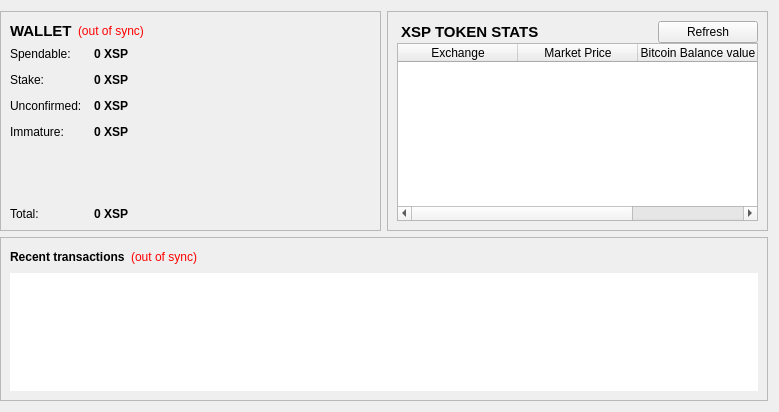
<?xml version="1.0" encoding="UTF-8"?>
<ui version="4.0">
 <class>OverviewPage</class>
 <widget class="QWidget" name="OverviewPage">
  <property name="geometry">
   <rect>
    <x>0</x>
    <y>0</y>
    <width>779</width>
    <height>412</height>
   </rect>
  </property>
  <property name="windowTitle">
   <string>Form</string>
  </property>
  <layout class="QGridLayout" name="gridLayout">
   <property name="leftMargin">
    <number>0</number>
   </property>
   <item row="0" column="0">
    <widget class="QFrame" name="walletContainer">
     <property name="sizePolicy">
      <sizepolicy hsizetype="Preferred" vsizetype="Maximum">
       <horstretch>0</horstretch>
       <verstretch>0</verstretch>
      </sizepolicy>
     </property>
     <property name="maximumSize">
      <size>
       <width>16777215</width>
       <height>220</height>
      </size>
     </property>
     <property name="frameShape">
      <enum>QFrame::StyledPanel</enum>
     </property>
     <property name="frameShadow">
      <enum>QFrame::Raised</enum>
     </property>
     <layout class="QVBoxLayout" name="verticalLayout_4">
      <item>
       <layout class="QHBoxLayout" name="walletHeader">
        <item>
         <widget class="QLabel" name="label_5">
          <property name="font">
           <font>
            <pointsize>11</pointsize>
            <weight>75</weight>
            <bold>true</bold>
           </font>
          </property>
          <property name="styleSheet">
           <string notr="true">background-color: transparent;</string>
          </property>
          <property name="text">
           <string>WALLET</string>
          </property>
         </widget>
        </item>
        <item>
         <widget class="QLabel" name="labelWalletStatus">
          <property name="toolTip">
           <string>The displayed information may be out of date. Your wallet automatically synchronizes with the PoolStamp network after a connection is established, but this process has not completed yet.</string>
          </property>
          <property name="styleSheet">
           <string notr="true">QLabel { color: red;Background-color:transparent }</string>
          </property>
          <property name="text">
           <string notr="true">(out of sync)</string>
          </property>
          <property name="alignment">
           <set>Qt::AlignLeading|Qt::AlignLeft|Qt::AlignVCenter</set>
          </property>
         </widget>
        </item>
        <item>
         <spacer name="horizontalSpacer_2">
          <property name="orientation">
           <enum>Qt::Horizontal</enum>
          </property>
          <property name="sizeHint" stdset="0">
           <size>
            <width>40</width>
            <height>20</height>
           </size>
          </property>
         </spacer>
        </item>
       </layout>
      </item>
      <item>
       <layout class="QFormLayout" name="walletStatus">
        <property name="fieldGrowthPolicy">
         <enum>QFormLayout::AllNonFixedFieldsGrow</enum>
        </property>
        <property name="horizontalSpacing">
         <number>12</number>
        </property>
        <property name="verticalSpacing">
         <number>12</number>
        </property>
        <item row="0" column="0">
         <widget class="QLabel" name="label">
          <property name="styleSheet">
           <string notr="true">background-color: transparent;</string>
          </property>
          <property name="text">
           <string>Spendable:</string>
          </property>
         </widget>
        </item>
        <item row="0" column="1">
         <widget class="QLabel" name="labelBalance">
          <property name="font">
           <font>
            <weight>75</weight>
            <bold>true</bold>
           </font>
          </property>
          <property name="cursor">
           <cursorShape>IBeamCursor</cursorShape>
          </property>
          <property name="toolTip">
           <string>Your current spendable balance</string>
          </property>
          <property name="styleSheet">
           <string notr="true"/>
          </property>
          <property name="text">
           <string notr="true">0 XSP</string>
          </property>
          <property name="textInteractionFlags">
           <set>Qt::LinksAccessibleByMouse|Qt::TextSelectableByKeyboard|Qt::TextSelectableByMouse</set>
          </property>
         </widget>
        </item>
        <item row="1" column="0">
         <widget class="QLabel" name="label_6">
          <property name="styleSheet">
           <string notr="true">background-color: transparent;</string>
          </property>
          <property name="text">
           <string>Stake:</string>
          </property>
         </widget>
        </item>
        <item row="1" column="1">
         <widget class="QLabel" name="labelStake">
          <property name="font">
           <font>
            <weight>75</weight>
            <bold>true</bold>
           </font>
          </property>
          <property name="cursor">
           <cursorShape>IBeamCursor</cursorShape>
          </property>
          <property name="toolTip">
           <string>Total of coins that was staked, and do not yet count toward the current balance</string>
          </property>
          <property name="text">
           <string notr="true">0 XSP</string>
          </property>
          <property name="textInteractionFlags">
           <set>Qt::LinksAccessibleByMouse|Qt::TextSelectableByKeyboard|Qt::TextSelectableByMouse</set>
          </property>
         </widget>
        </item>
        <item row="2" column="0">
         <widget class="QLabel" name="label_3">
          <property name="styleSheet">
           <string notr="true">background-color: transparent;</string>
          </property>
          <property name="text">
           <string>Unconfirmed:</string>
          </property>
         </widget>
        </item>
        <item row="2" column="1">
         <widget class="QLabel" name="labelUnconfirmed">
          <property name="font">
           <font>
            <weight>75</weight>
            <bold>true</bold>
           </font>
          </property>
          <property name="cursor">
           <cursorShape>IBeamCursor</cursorShape>
          </property>
          <property name="toolTip">
           <string>Total of transactions that have yet to be confirmed, and do not yet count toward the current balance</string>
          </property>
          <property name="text">
           <string notr="true">0 XSP</string>
          </property>
          <property name="textInteractionFlags">
           <set>Qt::LinksAccessibleByMouse|Qt::TextSelectableByKeyboard|Qt::TextSelectableByMouse</set>
          </property>
         </widget>
        </item>
        <item row="3" column="0">
         <widget class="QLabel" name="labelImmatureText">
          <property name="styleSheet">
           <string notr="true">background-color: transparent;</string>
          </property>
          <property name="text">
           <string>Immature:</string>
          </property>
         </widget>
        </item>
        <item row="3" column="1">
         <widget class="QLabel" name="labelImmature">
          <property name="font">
           <font>
            <weight>75</weight>
            <bold>true</bold>
           </font>
          </property>
          <property name="toolTip">
           <string>Mined balance that has not yet matured</string>
          </property>
          <property name="text">
           <string notr="true">0 XSP</string>
          </property>
          <property name="textInteractionFlags">
           <set>Qt::LinksAccessibleByMouse|Qt::TextSelectableByKeyboard|Qt::TextSelectableByMouse</set>
          </property>
         </widget>
        </item>
        <item row="4" column="0">
         <spacer name="verticalSpacer">
          <property name="orientation">
           <enum>Qt::Vertical</enum>
          </property>
          <property name="sizeHint" stdset="0">
           <size>
            <width>20</width>
            <height>40</height>
           </size>
          </property>
         </spacer>
        </item>
        <item row="4" column="1">
         <spacer name="verticalSpacer_2">
          <property name="orientation">
           <enum>Qt::Vertical</enum>
          </property>
          <property name="sizeHint" stdset="0">
           <size>
            <width>20</width>
            <height>40</height>
           </size>
          </property>
         </spacer>
        </item>
        <item row="5" column="0">
         <widget class="QLabel" name="labelTotalText">
          <property name="styleSheet">
           <string notr="true">background-color: transparent;</string>
          </property>
          <property name="text">
           <string>Total:</string>
          </property>
         </widget>
        </item>
        <item row="5" column="1">
         <widget class="QLabel" name="labelTotal">
          <property name="font">
           <font>
            <weight>75</weight>
            <bold>true</bold>
           </font>
          </property>
          <property name="cursor">
           <cursorShape>IBeamCursor</cursorShape>
          </property>
          <property name="toolTip">
           <string>Your current total balance</string>
          </property>
          <property name="text">
           <string notr="true">0 XSP</string>
          </property>
          <property name="textInteractionFlags">
           <set>Qt::LinksAccessibleByMouse|Qt::TextSelectableByKeyboard|Qt::TextSelectableByMouse</set>
          </property>
         </widget>
        </item>
       </layout>
      </item>
     </layout>
    </widget>
   </item>
   <item row="0" column="1">
    <widget class="QFrame" name="hashTokenStatusContainer">
     <property name="sizePolicy">
      <sizepolicy hsizetype="Preferred" vsizetype="Fixed">
       <horstretch>0</horstretch>
       <verstretch>0</verstretch>
      </sizepolicy>
     </property>
     <property name="maximumSize">
      <size>
       <width>16777215</width>
       <height>220</height>
      </size>
     </property>
     <property name="frameShape">
      <enum>QFrame::StyledPanel</enum>
     </property>
     <property name="frameShadow">
      <enum>QFrame::Raised</enum>
     </property>
     <layout class="QVBoxLayout" name="verticalLayout_2">
      <property name="spacing">
       <number>0</number>
      </property>
      <item>
       <layout class="QHBoxLayout" name="hashTokenStatusHeader">
        <item>
         <widget class="QLabel" name="label_7">
          <property name="font">
           <font>
            <pointsize>11</pointsize>
            <weight>75</weight>
            <bold>true</bold>
           </font>
          </property>
          <property name="styleSheet">
           <string notr="true">background-color: transparent;</string>
          </property>
          <property name="text">
           <string> XSP TOKEN STATS</string>
          </property>
          <property name="indent">
           <number>0</number>
          </property>
         </widget>
        </item>
        <item>
         <spacer name="horizontalSpacer_3">
          <property name="orientation">
           <enum>Qt::Horizontal</enum>
          </property>
          <property name="sizeHint" stdset="0">
           <size>
            <width>40</width>
            <height>20</height>
           </size>
          </property>
         </spacer>
        </item>
        <item>
         <widget class="QPushButton" name="btnRefreshMarket">
          <property name="sizePolicy">
           <sizepolicy hsizetype="Minimum" vsizetype="Maximum">
            <horstretch>0</horstretch>
            <verstretch>0</verstretch>
           </sizepolicy>
          </property>
          <property name="minimumSize">
           <size>
            <width>100</width>
            <height>0</height>
           </size>
          </property>
          <property name="text">
           <string>Refresh</string>
          </property>
         </widget>
        </item>
       </layout>
      </item>
      <item>
       <widget class="QTableWidget" name="marketsView">
        <property name="editTriggers">
         <set>QAbstractItemView::NoEditTriggers</set>
        </property>
        <property name="selectionMode">
         <enum>QAbstractItemView::SingleSelection</enum>
        </property>
        <property name="selectionBehavior">
         <enum>QAbstractItemView::SelectRows</enum>
        </property>
        <property name="showGrid">
         <bool>false</bool>
        </property>
        <property name="gridStyle">
         <enum>Qt::NoPen</enum>
        </property>
        <attribute name="horizontalHeaderDefaultSectionSize">
         <number>120</number>
        </attribute>
        <attribute name="horizontalHeaderHighlightSections">
         <bool>false</bool>
        </attribute>
        <attribute name="horizontalHeaderStretchLastSection">
         <bool>true</bool>
        </attribute>
        <attribute name="verticalHeaderVisible">
         <bool>false</bool>
        </attribute>
        <column>
         <property name="text">
          <string>Exchange</string>
         </property>
        </column>
        <column>
         <property name="text">
          <string>Market Price</string>
         </property>
        </column>
        <column>
         <property name="text">
          <string>Bitcoin Balance value</string>
         </property>
        </column>
       </widget>
      </item>
     </layout>
    </widget>
   </item>
   <item row="1" column="0" colspan="2">
    <widget class="QFrame" name="transactionContainer">
     <property name="frameShape">
      <enum>QFrame::StyledPanel</enum>
     </property>
     <property name="frameShadow">
      <enum>QFrame::Raised</enum>
     </property>
     <layout class="QVBoxLayout" name="verticalLayout">
      <item>
       <layout class="QHBoxLayout" name="recentTransactionsHeader">
        <item>
         <widget class="QLabel" name="label_4">
          <property name="styleSheet">
           <string notr="true">background-color: transparent;</string>
          </property>
          <property name="text">
           <string>&lt;b&gt;Recent transactions&lt;/b&gt;</string>
          </property>
         </widget>
        </item>
        <item>
         <widget class="QLabel" name="labelTransactionsStatus">
          <property name="toolTip">
           <string>The displayed information may be out of date. Your wallet automatically synchronizes with the PoolStamp network after a connection is established, but this process has not completed yet.</string>
          </property>
          <property name="styleSheet">
           <string notr="true">QLabel { color: red;Background-color:transparent }</string>
          </property>
          <property name="text">
           <string notr="true">(out of sync)</string>
          </property>
          <property name="alignment">
           <set>Qt::AlignRight|Qt::AlignTrailing|Qt::AlignVCenter</set>
          </property>
         </widget>
        </item>
        <item>
         <spacer name="horizontalSpacer">
          <property name="orientation">
           <enum>Qt::Horizontal</enum>
          </property>
          <property name="sizeHint" stdset="0">
           <size>
            <width>40</width>
            <height>20</height>
           </size>
          </property>
         </spacer>
        </item>
       </layout>
      </item>
      <item>
       <widget class="QListView" name="listTransactions">
        <property name="frameShape">
         <enum>QFrame::NoFrame</enum>
        </property>
        <property name="horizontalScrollBarPolicy">
         <enum>Qt::ScrollBarAlwaysOff</enum>
        </property>
        <property name="editTriggers">
         <set>QAbstractItemView::NoEditTriggers</set>
        </property>
        <property name="selectionMode">
         <enum>QAbstractItemView::NoSelection</enum>
        </property>
       </widget>
      </item>
     </layout>
    </widget>
   </item>
  </layout>
 </widget>
 <resources/>
 <connections/>
</ui>
